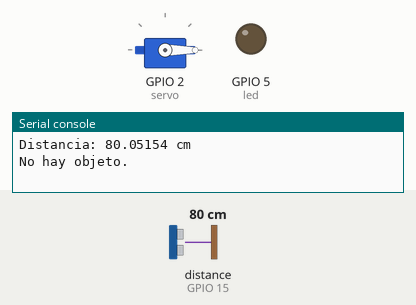
Recording of a program running on a simulated ESP32 board running MicroPython. On the bench: servo, output pins drawn as LEDs (lit = HIGH), the last lines printed to the serial console. The inputs (shaded band) are chosen by the test bench; at power-on: distance to the obstacle (sensor on GPIO 15) 80 cm. The echo pulse lasts 58.3 µs per cm; servo angles are drawn from the pulse width (0.5 ms = 0°, 2.5 ms = 180°); pins used as bus, display or sensor lines are not drawn.

Above: at 1.2 s.
1.3 s: distance to the obstacle (sensor on GPIO 15) set to 53 cm
3.4 s: distance to the obstacle (sensor on GPIO 15) set to 47 cm
At 5.6 s:
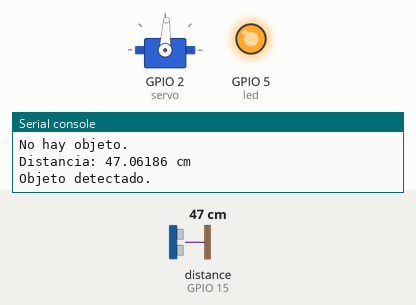
6.5 s: distance to the obstacle (sensor on GPIO 15) set to 60 cm
At 7.8 s:
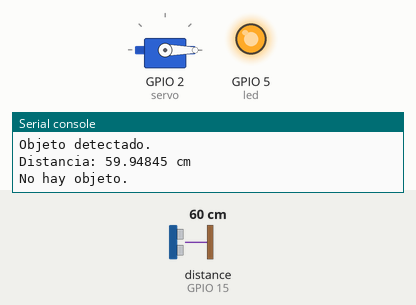
9.5 s: distance to the obstacle (sensor on GPIO 15) set to 2 cm
At 10.9 s:
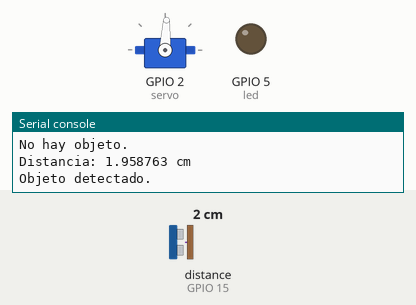
12.5 s: distance to the obstacle (sensor on GPIO 15) set to 120 cm
At 14.5 s:
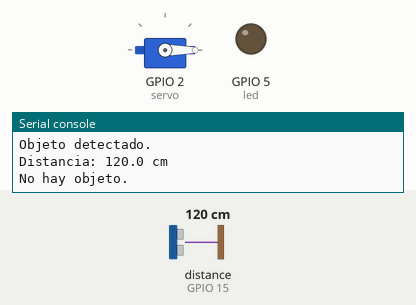
Timing chart, 0 to 16.0 s (numbered marks = the images above; inputs shaded):
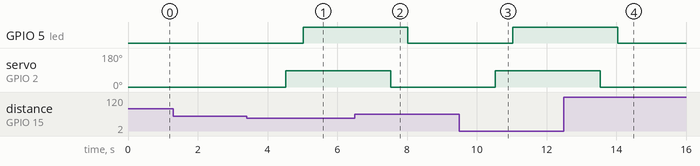

The program:

main.py
```python
from machine import Pin, PWM
import time

# --- Configuración del servo ---
SERVO_PIN = 2
servo = PWM(Pin(SERVO_PIN), freq=50)

def servo_angle(angle):
    duty = int((angle / 180) * 100 + 25)
    servo.duty(duty)
    time.sleep(0.5)

# --- Configuración del LED ---
LED_PIN = 5
led = Pin(LED_PIN, Pin.OUT)

# --- Configuración del sensor ultrasónico ---
TRIG_PIN = 14
ECHO_PIN = 15

trig = Pin(TRIG_PIN, Pin.OUT)
echo = Pin(ECHO_PIN, Pin.IN)

def medir_distancia():
    trig.off()
    time.sleep_us(2)
    trig.on()
    time.sleep_us(10)
    trig.off()

    timeout_us = 30000  # 30 ms
    pulse_start = time.ticks_us()

    while echo.value() == 0:
        if time.ticks_diff(time.ticks_us(), pulse_start) > timeout_us:
            return -1

    pulse_start_time = time.ticks_us()

    while echo.value() == 1:
        if time.ticks_diff(time.ticks_us(), pulse_start_time) > timeout_us:
            return -1

    pulse_end_time = time.ticks_us()

    duration = time.ticks_diff(pulse_end_time, pulse_start_time)
    distance = (duration / 2) / 29.1

    return distance

# --- Bucle principal del programa ---
while True:
    dist = medir_distancia()

    if dist != -1:
        print("Distancia:", dist, "cm")

        if dist < 50:
            print("Objeto detectado.")
            servo_angle(90)
            led.on()  # Enciende el LED
        else:
            print("No hay objeto.")
            servo_angle(0)
            led.off() # Apaga el LED
    else:
        print("Error al medir la distancia")
        servo_angle(0)
        led.off() # Apaga el LED por seguridad

    time.sleep(1)
```

Measured:
- the behaviour switches between 51 and 50 cm on distance to the obstacle (sensor on GPIO 15) (found by bisection; images 0 and 1)
- after the input at 3.4 s, GPIO 5 (led): LOW → HIGH after 1.6 s; servo on GPIO 2 (servo): 0° → 87° after 1.1 s
- after the input at 6.5 s, GPIO 5 (led): HIGH → LOW after 1.5 s; servo on GPIO 2 (servo): 87° → 0° after 1.0 s
- after the input at 9.5 s, GPIO 5 (led): LOW → HIGH after 1.5 s; servo on GPIO 2 (servo): 0° → 87° after 1.0 s
- after the input at 12.5 s, GPIO 5 (led): HIGH → LOW after 1.5 s; servo on GPIO 2 (servo): 87° → 0° after 1.0 s
